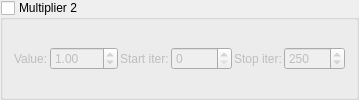
    <widget class="MyGroupBox" name="groupCheck_transf_function_enabledBy_false">
     <property name="title"><string>Multiplier 2</string></property>
     <property name="checkable"><bool>true</bool></property>
     <property name="checked"><bool>false</bool></property>
     <layout class="QGridLayout" name="gridLayout_mult2">
      <property name="spacing"><number>2</number></property>
      <item row="0" column="0">
       <widget class="QLabel"><property name="text"><string>Value:</string></property></widget>
      </item>
      <item row="0" column="1">
       <widget class="MyDoubleSpinBox" name="spinbox_transf_scale_5">
        <property name="minimum"><double>-100.0</double></property><property name="maximum"><double>100.0</double></property>
        <property name="singleStep"><double>0.01</double></property><property name="value"><double>1.0</double></property>
       </widget>
      </item>
      <item row="0" column="2">
       <widget class="QLabel"><property name="text"><string>Start iter:</string></property></widget>
      </item>
      <item row="0" column="3">
       <widget class="MySpinBox" name="spinboxInt_transf_start_iterations_C">
        <property name="minimum"><number>0</number></property><property name="maximum"><number>10000</number></property>
        <property name="value"><number>0</number></property>
       </widget>
      </item>
      <item row="0" column="4">
       <widget class="QLabel"><property name="text"><string>Stop iter:</string></property></widget>
      </item>
      <item row="0" column="5">
       <widget class="MySpinBox" name="spinboxInt_transf_stop_iterations_C">
        <property name="minimum"><number>0</number></property><property name="maximum"><number>10000</number></property>
        <property name="value"><number>250</number></property>
       </widget>
      </item>
     </layout>
    </widget>
